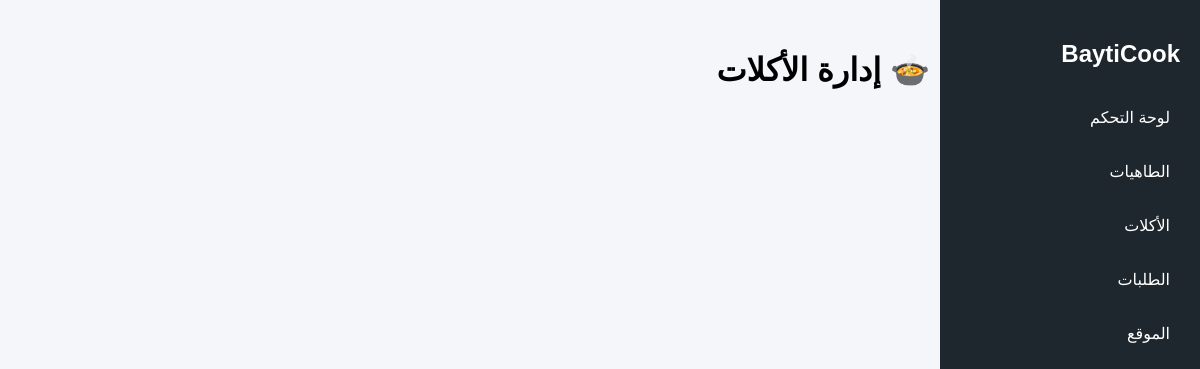
The page /admin/meals on the database as committed earlier.
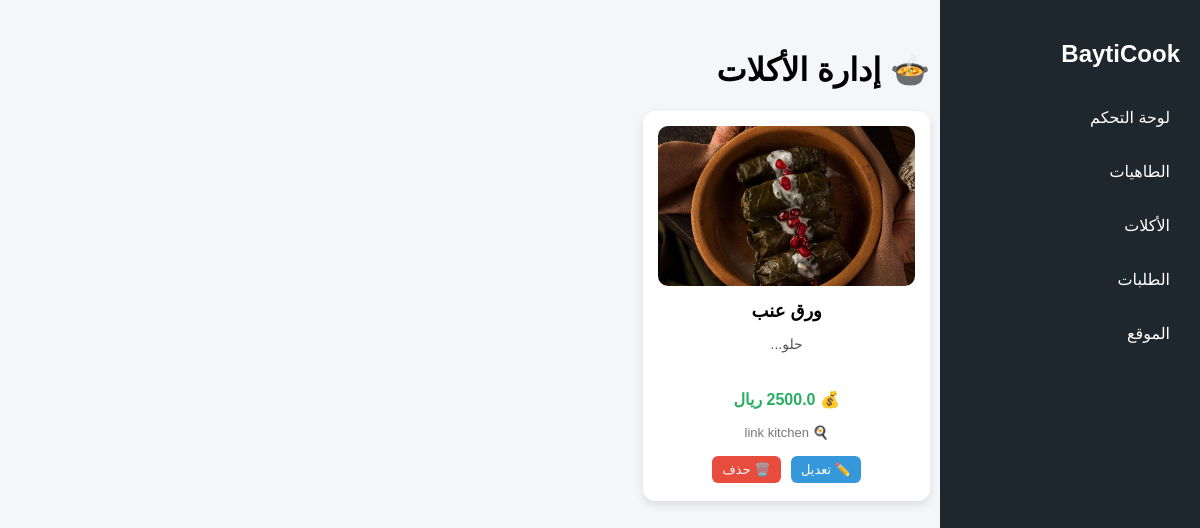
The same page on the database as committed later.
### app/models/meal_model.py (models this page shows, shortened)
class Meal(db.Model):
    __tablename__ = "meals"
    id = db.Column(db.Integer, primary_key=True, autoincrement=True)
    name = db.Column(db.String(100), nullable=False)
    description = db.Column(db.Text, nullable=True)
    price = db.Column(db.Float, nullable=False)
    kitchen_id = db.Column(db.Integer, db.ForeignKey("kitchens.id"), nullable=False)
    kitchen = db.relationship("Kitchen", back_populates="meals")
    images = db.relationship("MealImage", back_populates="meal", cascade="all, delete-orphan")
    status = db.Column(db.String(20), default="pending")
    is_featured = db.Column(db.Integer, default=0)
    is_available = db.Column(db.Integer, default=1)
    order_items = db.relationship("OrderItem", back_populates="meal", cascade="all, delete-orphan")

### app/models/meal_image_model.py (models this page shows, shortened)
class MealImage(db.Model):
    __tablename__ = "meal_images"
    id = db.Column(db.Integer, primary_key=True, autoincrement=True)
    image = db.Column(db.String(255), nullable=False)
    meal_id = db.Column(db.Integer, db.ForeignKey("meals.id"), nullable=False)
    meal = db.relationship("Meal", back_populates="images")

### app/models/kitchen_model.py (models this page shows, shortened)
class Kitchen(db.Model):
    __tablename__ = "kitchens"
    id = db.Column(db.Integer, primary_key=True, autoincrement=True)
    user_id = db.Column(db.Integer, db.ForeignKey("users.id"))
    kitchen_name = db.Column(db.String(150), nullable=False)
    kitchen_logo = db.Column(db.String(255))   # صورة شعار المطبخ
    bank_account_name = db.Column(db.String(150))
    bank_account_number = db.Column(db.String(100))
    status = db.Column(db.String(20), default="pending")
    created_at = db.Column(db.TIMESTAMP, server_default=db.func.current_timestamp())
    featured = db.Column(db.Integer, default=0)  # 0 = عادي، 1 = مميز
    is_open = db.Column(db.Integer, default=1)   # 1 = مفتوح، 0 = مغلق
    location = db.Column(db.String(150))
    address = db.Column(db.String(255))  # أدق من location
    description = db.Column(db.Text)
    meals = db.relationship("Meal", back_populates="kitchen", cascade="all, delete-orphan")

### app/routes/admin_routes.py (the view)
@admin.route("/admin/meals")
def admin_meals():
    meals = Meal.query.all()
    return render_template("admin/meals.html", meals=meals)

### app/templates/admin/meals.html (shortened to what this page needs)
<!DOCTYPE html>
<html lang="ar" dir="rtl">
<head>
</head>
<body>
<div class="admin-container">
<div class="sidebar">
  <h2>BaytiCook</h2>
  <a href="{{ url_for('admin.admin_dashboard') }}">لوحة التحكم</a>
  <a href="{{ url_for('admin.admin_chefs') }}">الطاهيات</a>
  <a href="{{ url_for('admin.admin_meals') }}">الأكلات</a>
  <a href="{{ url_for('admin.admin_order') }}">الطلبات</a>
  <a href="/">الموقع</a>
</div>
<div class="content">
<h1>🍲 إدارة الأكلات</h1>
<div class="meals-grid">
{% for meal in meals %}
<div class="meal-card">
  {% if meal.images %}
    <img src="{{ url_for('static', filename='uploads/' + meal.images[0].image) }}">
  {% else %}
    <img src="{{ url_for('static', filename='uploads/no-image.png') }}">
  {% endif %}
  <h3>{{ meal.name }}</h3>
  <p class="desc">
    {{ meal.description[:80] if meal.description else "" }}...
  </p>
  <p class="price">
    💰 {{ meal.price }} ريال
  </p>
  <p class="kitchen">
    🍳 {{ meal.kitchen.kitchen_name if meal.kitchen else "-" }}
  </p>
  <div class="actions">
    <a href="{{ url_for('admin.edit_meal', meal_id=meal.id) }}" class="btn edit">✏️ تعديل</a>
    <a href="{{ url_for('admin.delete_meal', meal_id=meal.id) }}" class="btn delete"
       onclick="return confirm('هل أنت متأكد من الحذف؟')">
       🗑️ حذف
    </a>
  </div>
</div>
{% endfor %}
</div>
</div>
</div>
</body>
</html>

Rows that differ between the two databases and show on the page:
added Meal: image (picture), name "ورق عنب", description "حلو", kitchen "link kitchen"
